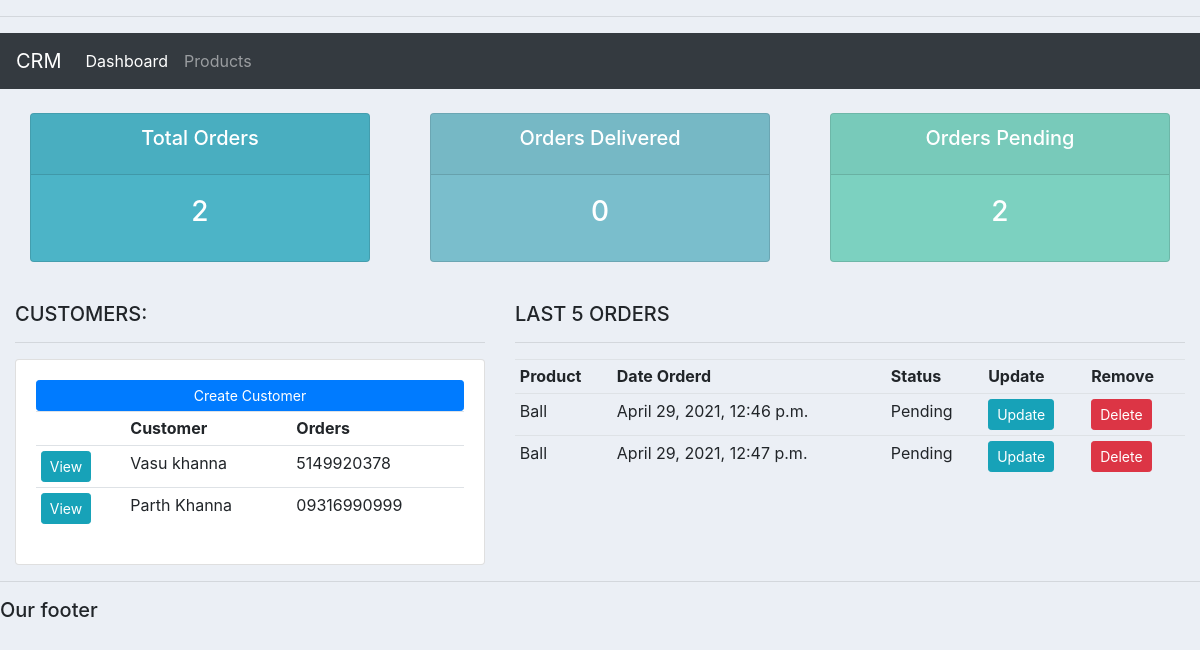
Before: / with the older database file.
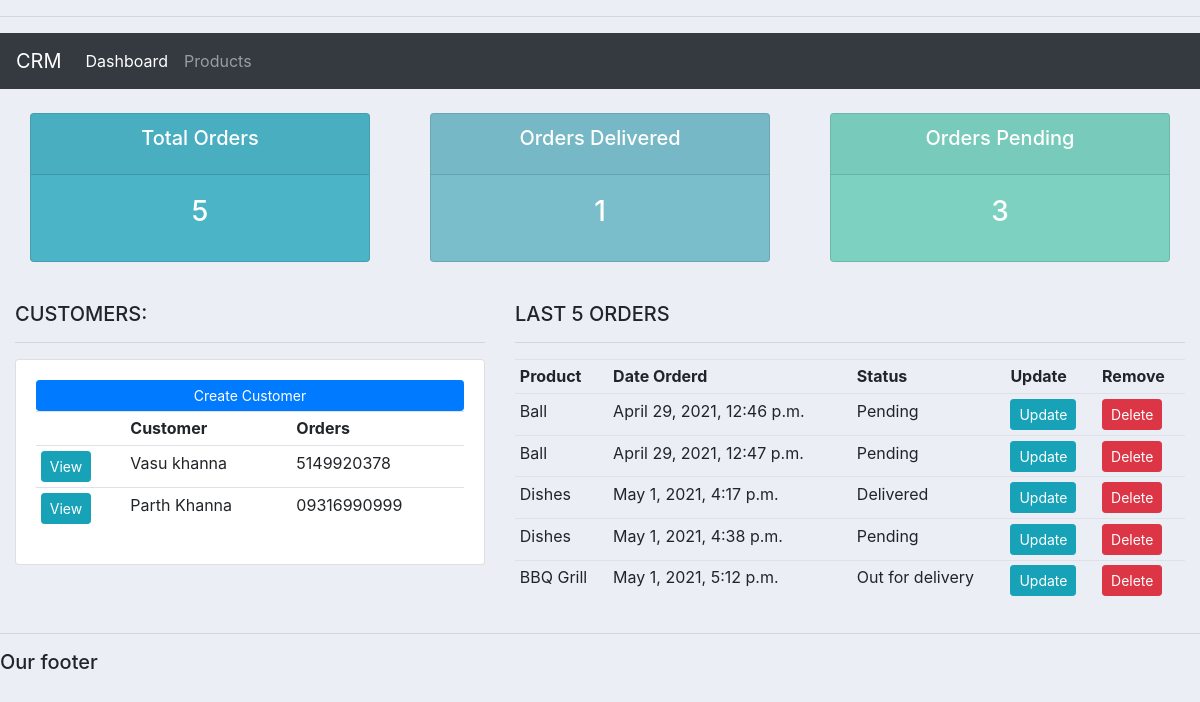
After: the same page with the newer database file.
### accounts/models.py (models this page shows, shortened)
class Customer(models.Model):
    name = models.CharField(max_length=200, null=True)
    phone = models.CharField(max_length=200, null=True)
    email = models.CharField(max_length=200, null=True)
    date_created = models.DateTimeField(auto_now_add=True, null=True)

class Order(models.Model):
    STATUS = (('Pending', 'Pending'), ('Out for delivery',
                                       'Out for delivery'), ('Delivered', 'Delivered'),)
    customer = models.ForeignKey(
        Customer, null=True, on_delete=models.SET_NULL)
    product = models.ForeignKey(Product, null=True, on_delete=models.SET_NULL)
    date_created = date_created = models.DateTimeField(
        auto_now_add=True, null=True)
    status = models.CharField(max_length=200, null=True, choices=STATUS)
    note = models.CharField(max_length=1000, null=True)

class Product(models.Model):
    CATEGORY = (('Indoor', 'Indoor'), ('Outdoor', 'Outdoor'),)
    name = models.CharField(max_length=200, null=True)
    price = models.FloatField(null=True)
    category = models.CharField(max_length=200, null=True, choices=CATEGORY)
    description = models.CharField(max_length=200, null=True, blank=True)
    date_created = date_created = models.DateTimeField(
        auto_now_add=True, null=True)
    tags = models.ManyToManyField(Tag)
    def __str__(self):
        return self.name

### accounts/views.py (the view)
# urls.py: path('', views.home, name='home'),
def home(request):
    orders = Order.objects.all()
    customers = Customer.objects.all()
    total_customers = customers.count()
    total_orders = orders.count()
    delivered = orders.filter(status='Delivered').count()
    pending = orders.filter(status='Pending').count()
    context = {'orders': orders, 'customers': customers,
               'total_orders': total_orders, 'delivered': delivered, 'pending': pending}
    return render(request, 'accounts/dashboards.html', context)

### accounts/templates/accounts/dashboards.html
{% extends 'accounts/main.html' %}
{% block content %}
{%  include 'accounts/status.html' %}
<br>
<div class="row">
	<div class="col-md-5">
		<h5>CUSTOMERS:</h5>
		<hr>
		<div class="card card-body">
			<a class="btn btn-primary  btn-sm btn-block" href="">Create Customer</a>
			<table class="table table-sm">
				<tr>
                    <th></th>
					<th>Customer</th>
					<th>Orders</th>
				</tr>
                {% for customer in customers %}
                <tr>
                    <td><a class="btn btn-sm btn-info" href="{% url 'customer' customer.id %}">View</a></td>
                    <td>{{customer.name}}</td>
                    <td>{{customer.phone}}</td>
                </tr>
                {% endfor%}
			</table>
		</div>
	</div>
	<div class="col-md-7">
		<h5>LAST 5 ORDERS</h5>
		<hr>
					<table class="table table-sm">
				<tr>
					<th>Product</th>
					<th>Date Orderd</th>
					<th>Status</th>
					<th>Update</th>
					<th>Remove</th>
				</tr>
                {% for order in orders %}
                <tr>
                    <td>{{order.product}}</td>
                    <td>{{order.date_created}}</td>
                    <td>{{order.status}}</td>
                    <td><a class="btn btn-sm btn-info" href="{%url 'update_order' order.id%}">Update</a></td>
                    <td><a class="btn btn-sm btn-danger" href="{%url 'delete_order' order.id%}">Delete</a></td>
                </tr>
                {% endfor%}
			</table>
		</div>
	</div>
</div>
{% endblock %}

### accounts/templates/accounts/main.html (shortened to what this page needs)
{%load static%}
<!DOCTYPE html>
<html>
<head>
    <link rel="stylesheet" href="https://maxcdn.bootstrapcdn.com/bootstrap/4.0.0/css/bootstrap.min.css">
    <link rel="stylesheet" type="text/css" href="{% static '/css/main.css' %}">
</head>
<body>
    <hr>
    {%  include 'accounts/navbar.html' %}
	<div class="container-fluid">
    {% block content%}
    {% endblock %}
    <hr>
    <h5>Our footer</h5>
</body>
</html>

### accounts/templates/accounts/navbar.html (shortened to what this page needs)
<nav class="navbar navbar-expand-lg navbar-dark bg-dark">
    <a class="navbar-brand" href="#">CRM</a>
    <div class="collapse navbar-collapse" id="navbarNav">
      <ul class="navbar-nav">
        <li class="nav-item active">
          <a class="nav-link" href="{%url 'home' %}">Dashboard</a>
        </li>
        <li class="nav-item">
          <a class="nav-link" href="{%url 'products' %}">Products</a>
        </li>
      </ul>
    </div>
  </nav>

### accounts/templates/accounts/status.html
<br>
<div class="row">
	<div class="col">
		<div class="col-md">
			<div class="card text-center text-white  mb-3" id="total-orders">
			  	<div class="card-header">
			  		<h5 class="card-title">Total Orders</h5>
			  	</div>
			  	<div class="card-body">
			    	<h3 class="card-title">{{total_orders}}</h3>
			  	</div>
			</div>
		</div>
	</div>
	<div class="col">
		<div class="col-md">
			<div class="card text-center text-white  mb-3" id="orders-delivered">
			  	<div class="card-header">
			  		<h5 class="card-title">Orders Delivered</h5>
			  	</div>
			  	<div class="card-body">
			    	<h3 class="card-title">{{delivered}}</h3>
			  	</div>
			</div>
		</div>
	</div>
	<div class="col">
		<div class="col-md">
			<div class="card text-center text-white  mb-3" id="orders-pending">
			  	<div class="card-header">
			  		<h5 class="card-title">Orders Pending</h5>
			  	</div>
			  	<div class="card-body">
			    	<h3 class="card-title">{{pending}}</h3>
			  	</div>
			</div>
		</div>
	</div>
</div>

### static/css/main.css (style rules this page uses)
body { background-color: #ebeff5; }
#total-orders { background-color: #4cb4c7; }
#orders-delivered { background-color: #7abecc; }
#orders-pending { background-color: #7cd1c0; }

Changed rows visible on the page:
added Order: product "Dishes", date_created "May 1, 2021, 4:17 p.m.", status "Delivered"
added Order: product "Dishes", date_created "May 1, 2021, 4:38 p.m.", status "Pending"
added Order: product "BBQ Grill", date_created "May 1, 2021, 5:12 p.m.", status "Out for delivery"
Other visible differences:
{{ total_orders }}: "2" → "5"
{{ delivered }}: "0" → "1"
{{ pending }}: "2" → "3"
